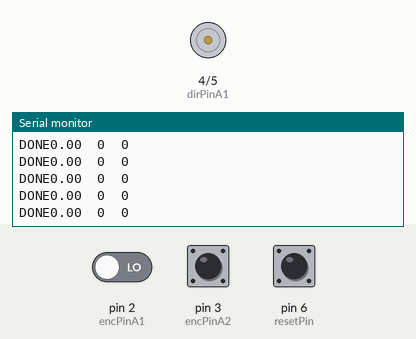
This sketch was run on a simulated Arduino Uno, built with avr-gcc and run on an emulated ATmega328P. On the bench: motor-driver pin pairs drawn as motors (green arrow = first pin HIGH = forward, orange = second pin HIGH = backward, longer = more drive, scaled by the enable pin), the last lines printed to the serial monitor. The inputs (shaded band) are chosen by the test bench; at power-on: pin 6 (resetPin) LOW, pin 2 (encPinA1) LOW, pin 3 (encPinA2) HIGH.

Above: at 1.2 s.
1.3 s: pin 6 (resetPin) pulled HIGH for 3.2 s
At 2.8 s:
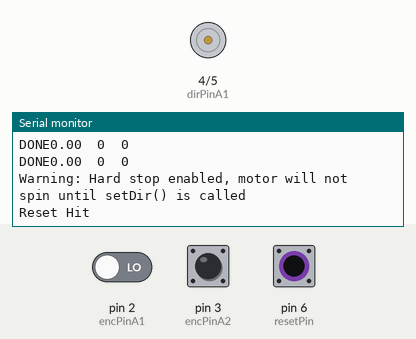
9.8 s: pin 6 (resetPin) pulled HIGH for 0.15 s
At 10.88 s:
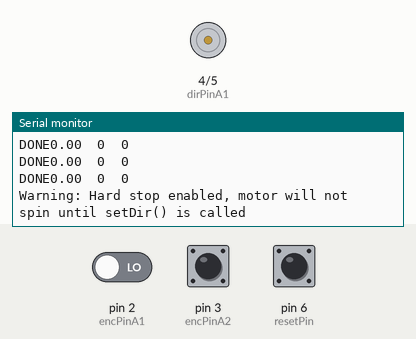
15.9 s: pin 6 (resetPin) pulled HIGH for 1 s
At 17.93 s:
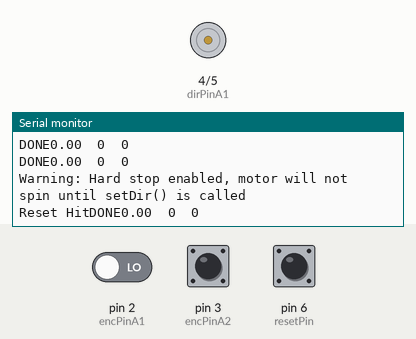

The sketch:

pidcontroller.ino
```cpp
/*
  motorUtilities.ino
  Code that runs basic functions in the Motors class
  The two motors are refered to as Motor A and Motor B.
  For each motor, there is an Encoder 1 and Encoder 2.
  Motor PWM range: 0 to 255
*/

#include "Arduino.h"
#include "Motor.h"
#include <PID_v1.h>

#define enablePinA	9
#define dirPinA1 4
#define dirPinA2 5
#define encPinA1 2
#define encPinA2 3
#define resetPin 6

//#define positionDeg 90  //degrees to move
#define tol 2     //tolerance for position
#define speedA 30
#define PID_UPPER_LIMIT 1000
#define PID_LOWER_LIMIT -1000
#define ENCODER_LOWER_LIMTI 0
#define ENCODER_UPPER_LIMTI 400

void encoderISRA1();  //why do i need to add these???
void encoderISRA2();

volatile signed int encoderAPos = 0;
volatile signed int positionDeg = 90;

double Input, Output, Setpoint;

Motor motorA(enablePinA, dirPinA1, dirPinA2);

//PID forwardPID(&Input, &Output, &Setpoint, 0.0101513210748192, 0.0537954476805063, 0.000476396049937738, DIRECT);
PID forwardPID(&Input, &Output, &Setpoint, .1, 0 , .15, DIRECT);

void setup() {
  Serial.begin(9600);

  pinMode(resetPin, INPUT);

  pinMode(encPinA1, INPUT);
  pinMode(encPinA2, INPUT);
  attachInterrupt(digitalPinToInterrupt(encPinA1), encoderISRA1, CHANGE);
  attachInterrupt(digitalPinToInterrupt(encPinA2), encoderISRA2, CHANGE);

  forwardPID.SetMode(AUTOMATIC);

  forwardPID.SetOutputLimits(PID_LOWER_LIMIT, PID_UPPER_LIMIT);
  // Set initial motor direction and PWM
  //motorA.setPWM(speedA);
  motorA.setPWM(0);
  motorA.setDir(1);

}

void loop(){
  int pwm;
  int resetState = 0;
  //double encoderTicksDesired = positionDeg*(2/1.8);
  double encoderTicksDesired = 0;
  //Setpoint = encoderTicksDesired;
  Setpoint = 0;
  Input = encoderAPos;

  //detect button high
  resetState = digitalRead(resetPin);
  if(resetState == HIGH){
    motorA.hardStop();
    delay(1000);
    motorA.setPWM(0);
    motorA.setDir(1);
    Serial.print("Reset Hit");
    delay(1000);
    encoderAPos = 0;
    motorA.encoderPos = 0;
    forwardPID.SetOutputLimits(0.0, 1.0);  // Forces minimum up to 0.0
    forwardPID.SetOutputLimits(-1.0, 0.0);  // Forces maximum down to 0.0
    forwardPID.SetOutputLimits(PID_LOWER_LIMIT, PID_UPPER_LIMIT);  // Set the limits back to normal
  }

  forwardPID.Compute();

  if ((encoderAPos <= encoderTicksDesired + 2) && (encoderAPos >= encoderTicksDesired - 2)){
    motorA.hardStop();
    Serial.print("DONE");
  }
  else{
    if (Output == 0 ){
      pwm = 0;
    }
    else if (Output > 0){
      motorA.setDir(2);
      pwm = map(Output, 0, PID_UPPER_LIMIT, 30, 70);
        //pwm = map(Output, 0, PID_UPPER_LIMIT, 30, 200);
        //or should this be map(Output, 30, PID_UPPER_LIMIT, 30, 200);
        //lower lim of output is 30???
    }
    else if (Output < 0){
      motorA.setDir(1);
      pwm = map(Output, 0, PID_LOWER_LIMIT, 30, 70);
      //pwm = map(Output, 0, PID_LOWER_LIMIT, 30, 200);
    }
    motorA.setPWM(pwm);
  }

  Serial.print(Output);
  Serial.print("  ");

  Serial.print(motorA.encoderPos);

  Serial.print("  ");
  Serial.println(pwm);
}

void encoderISRA1()
{

  // look for a low-to-high on channel A
  if (digitalRead(encPinA1) == HIGH) {

    // check channel B to see which way encoder is turning
    if (digitalRead(encPinA2) == LOW) {
      encoderAPos = encoderAPos + 1;         // CW
    }
    else {
      encoderAPos = encoderAPos - 1;         // CCW
    }
  }

  else   // must be a high-to-low edge on channel A
  {
    // check channel B to see which way encoder is turning
    if (digitalRead(encPinA2) == HIGH) {
      encoderAPos = encoderAPos + 1;          // CW
    }
    else {
      encoderAPos = encoderAPos - 1;          // CCW
    }
  }
  //Serial.println(encoder0Pos, DEC);
  // use for debugging - remember to comment out
//  if (encoderAPos == 400) {
//    encoderAPos = 0;
//  }
//  else if (encoderAPos == -1){
//    encoderAPos = 399;
//  }

  motorA.encoderPos = encoderAPos; //update motor object inside ISR for now, possible change later?

}

void encoderISRA2(){
  // look for a low-to-high on channel B
  if (digitalRead(encPinA2) == HIGH) {

    // check channel A to see which way encoder is turning
    if (digitalRead(encPinA1) == HIGH) {
      encoderAPos = encoderAPos + 1;         // CW
    }
    else {
      encoderAPos = encoderAPos - 1;         // CCW
    }
  }

  // Look for a high-to-low on channel B

  else {
    // check channel B to see which way encoder is turning
    if (digitalRead(encPinA1) == LOW) {
      encoderAPos = encoderAPos + 1;          // CW
    }
    else {
      encoderAPos = encoderAPos - 1;          // CCW
    }
  }
//
//  if (encoderAPos == 400) {
//    encoderAPos = 0;
//  }
//  else if (encoderAPos == -1){
//    encoderAPos = 399;
//  }
  motorA.encoderPos = encoderAPos; //update motor object inside ISR for now, possible change later?

}
```

Motor.cpp
```cpp
/*
  Motors.cpp
  Contains encoder and motor code.
  Datasheet for motor/current drive board: http://www.ece.ubc.ca/~eng-services/files/courses/elec391-spring2018/L298_Motor_Driver_Board_Datasheet.pdf
*/

#include "Arduino.h"
#include "Motor.h"

Motor::Motor(int enablePin, int dirPin1, int dirPin2)
{
  pinMode(enablePin, OUTPUT);
  pinMode(dirPin1, OUTPUT);
  pinMode(dirPin2, OUTPUT);

  _enablePin = enablePin;
  _dirPin1 = dirPin1;
  _dirPin2 = dirPin2;

  hardStopFlag = 0;
  //_pin = pin;
}

void Motor::setPWM(int pwm)
{
	if(hardStopFlag == 1){
		Serial.print("Warning: Hard stop enabled, motor will not spin until setDir() is called \n");
	}

	analogWrite(_enablePin, pwm);

}

void Motor::setDir(int dir)
{
	hardStopFlag = 0;

	if (dir == 1){
		digitalWrite(_dirPin1, HIGH);
		digitalWrite(_dirPin2, LOW);
	}
	else if (dir == 2){
		digitalWrite(_dirPin1, LOW);
		digitalWrite(_dirPin2, HIGH);
	}
	else{
		Serial.print("Error: Invalid Motor Direction \n");
	}

}

void Motor::hardStop()
{
	hardStopFlag = 1;
	digitalWrite(_dirPin1, LOW);
	digitalWrite(_dirPin2, LOW);
}

long Motor::getRotSpeed(int interval, unsigned long deg)
{
	/*unsigned long time0 = millis();
	pos0 = encoderPos;

	while( (millis() - time0) < interval);
	pos1 = encoderPos;

	long tickPerMilSec = (pos1 - pos2)/(interval);
	return (tickPerMilSec*deg*1000);
	*/
}
```

Motor.h
```cpp
/*
  Motors.h
  Contains encoder and motor code.
*/

#ifndef Morse_h
#define Morse_h

#include "Arduino.h"

class Motor
{
  public:
    Motor(int enablePin, int dirPin1, int dirPin2);		//constructor function

	volatile signed int encoderPos;

	void setPWM(int pwm);	//turns on motor according to pwm: min 0 to max 255. setting PWM to 0 = "free running stop"
	void setDir(int dir);	//changes direction of motor (dir=1 or dir=2). If hard stop has previously been set, setDir turns motor back on.
	void hardStop(void);  	//"hard stop" of motor according to current drive datasheet. To turn motor back on, call setDir().
    long getRotSpeed(int interval, unsigned long deg); 	//return average deg/second over time interval (in milliseconds), assuming each tick is "deg" degrees

  private:
	int hardStopFlag;
    int _enablePin;
	int _dirPin1;
	int _dirPin2;
};

#endif
```

Measured:
- after the input at 1.3 s, the serial monitor: prints a new line after 1.0 s (image 1)
- after the input at 9.8 s, the serial monitor: prints a new line after 1.0 s (image 2)
- after the input at 15.9 s, the serial monitor: prints a new line after 1.0 s (image 3)
